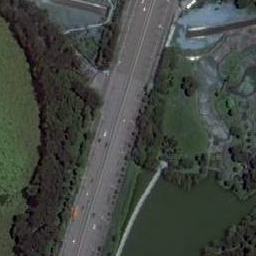
#> input picture codes/Unsupervised-Segmentation/image/15_12_11.tif, 256 x 256 px, found by its file name
$ python demo_pre_seg__felz_slic.py
#> lines starting #> are read from the running program, lines starting #| are printed output that depends on the picture
#> further down, image is the input picture: shape (256, 256, 3); mean B, G, R 66.4, 71.8, 66.7
import cv2
from skimage import segmentation

mark_boundaries = segmentation.mark_boundaries


def press_wasdqe_to_adjust_parameter_of_felz(img):
    paras = [64, 0.5, 128]  # pieces
    # paras = [1, 0.8, 20]  # default

    act_dict = {0: (0, 1.0)}
    act_dict.update(zip([119, 97, 113], [(i, 1.2) for i in range(len(paras))], ))  # _KeyBoard: W A Q
    act_dict.update(zip([115, 100, 101], [(i, 0.8) for i in range(len(paras))], ))  # KeyBoard: S D E

    key = 0
    while True:
        if key != -1:
            i, multi = act_dict[key]
            paras[i] *= multi
            print(key, paras)

            seg_map = segmentation.felzenszwalb(img,
                                                scale=int(paras[0]),
                                                sigma=paras[1],
                                                min_size=int(paras[2]))
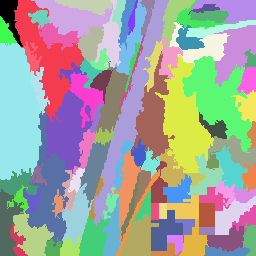
#> seg_map: shape (256, 256) int64; 104 distinct labels, from 0 to 103; one colour per label, 0 black
            show = mark_boundaries(img, seg_map)
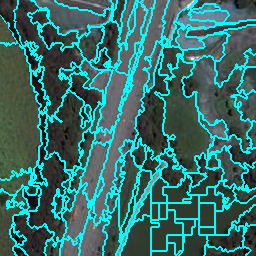
#> show: shape (256, 256, 3) float64; mean B, G, R 0.415, 0.433, 0.206
            cv2.imshow('', show)

            wait_time = 1
        else:
            wait_time = 100

        key = cv2.waitKey(wait_time)
#> (key Esc is pressed here)
        break
    cv2.imwrite('15_12_11_felz.jpg', show * 255)


def press_wasdqe_to_adjust_parameter_of_slic(img):
    paras = [100, 10000, 10]  # pieces
    # paras = [100, 10, 10]  # default
    # paras = [16, 64, 6]  # appropriate

    act_dict = {0: (0, 1.0)}
    act_dict.update(zip([119, 97, 113], [(i, 1.2) for i in range(len(paras))], ))  # _KeyBoard: W A Q
    act_dict.update(zip([115, 100, 101], [(i, 0.8) for i in range(len(paras))], ))  # KeyBoard: S D E

    key = 0
    while True:
        if key != -1:
            i, multi = act_dict[key]
            paras[i] *= multi
            print(key, paras)

            seg_map = segmentation.slic(img,
                                        compactness=int(paras[0]),
                                        n_segments=int(paras[1]),
                                        max_iter=int(paras[2]), )
            show = mark_boundaries(img, seg_map)
            cv2.imshow('', show)

            wait_time = 1
        else:
            wait_time = 100

        key = cv2.waitKey(wait_time)
    #     break
    cv2.imwrite('15_12_11_slic.jpg', show * 255)


if __name__ == '__main__':
    image = cv2.imread(r'image/15_12_11.tif')
    press_wasdqe_to_adjust_parameter_of_felz(image)
    # press_wasdqe_to_adjust_parameter_of_slic(image)

$ run again, with codes/Unsupervised-Segmentation/image/15_7_10.tif copied over codes/Unsupervised-Segmentation/image/15_12_11.tif
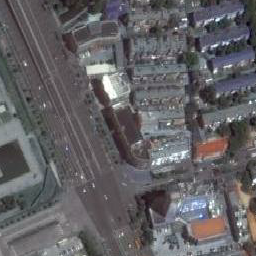
#> input picture codes/Unsupervised-Segmentation/image/15_7_10.tif, 256 x 256 px, found by its file name
#> image is the input picture: shape (256, 256, 3); mean B, G, R 99.7, 96.7, 98.3
#> in press_wasdqe_to_adjust_parameter_of_felz, `seg_map = segmentation.felzenszwalb(img, scale=int(paras[0]), sigma=pa..`:
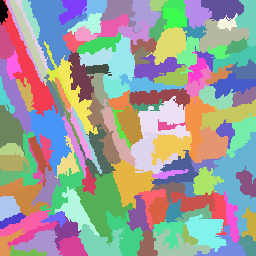
#> seg_map: shape (256, 256) int64; 135 distinct labels, from 0 to 134; one colour per label, 0 black
#> in press_wasdqe_to_adjust_parameter_of_felz, `show = mark_boundaries(img, seg_map)`:
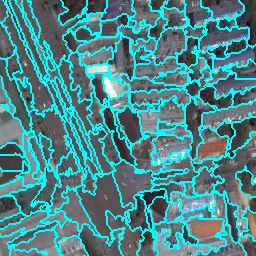
#> show: shape (256, 256, 3) float64; mean B, G, R 0.539, 0.531, 0.29

$ run again, with codes/Unsupervised-Segmentation/image/17_7_10.tif copied over codes/Unsupervised-Segmentation/image/15_12_11.tif
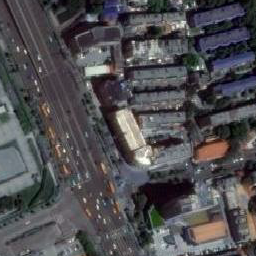
#> input picture codes/Unsupervised-Segmentation/image/17_7_10.tif, 256 x 256 px, found by its file name
#> image is the input picture: shape (256, 256, 3); mean B, G, R 81.2, 78.1, 79.4
#> in press_wasdqe_to_adjust_parameter_of_felz, `seg_map = segmentation.felzenszwalb(img, scale=int(paras[0]), sigma=pa..`:
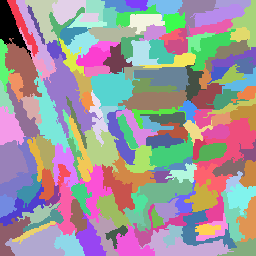
#> seg_map: shape (256, 256) int64; 152 distinct labels, from 0 to 151; one colour per label, 0 black
#> in press_wasdqe_to_adjust_parameter_of_felz, `show = mark_boundaries(img, seg_map)`:
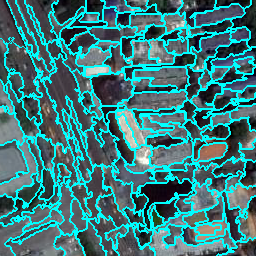
#> show: shape (256, 256, 3) float64; mean B, G, R 0.493, 0.483, 0.233
